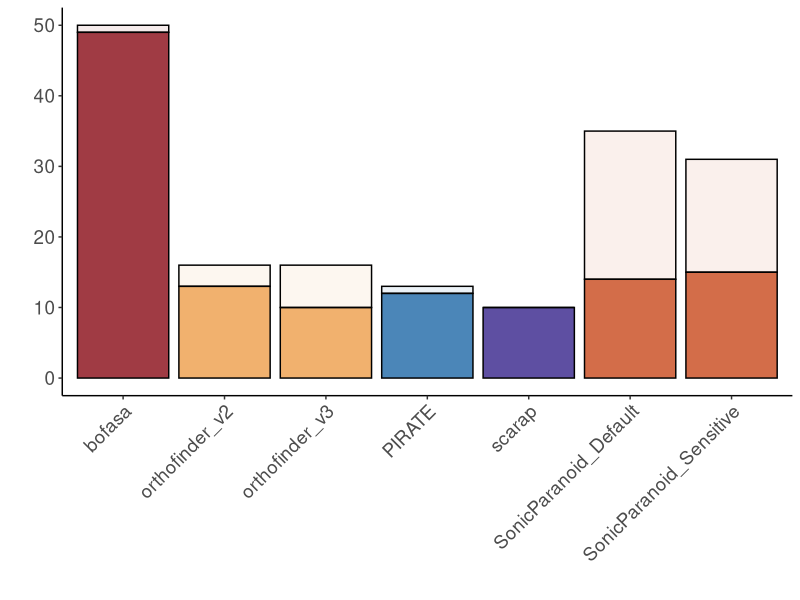
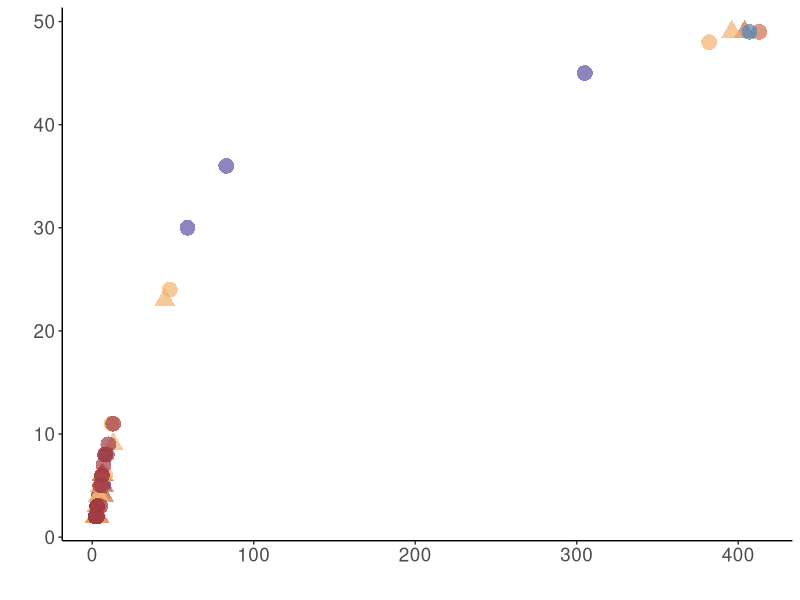
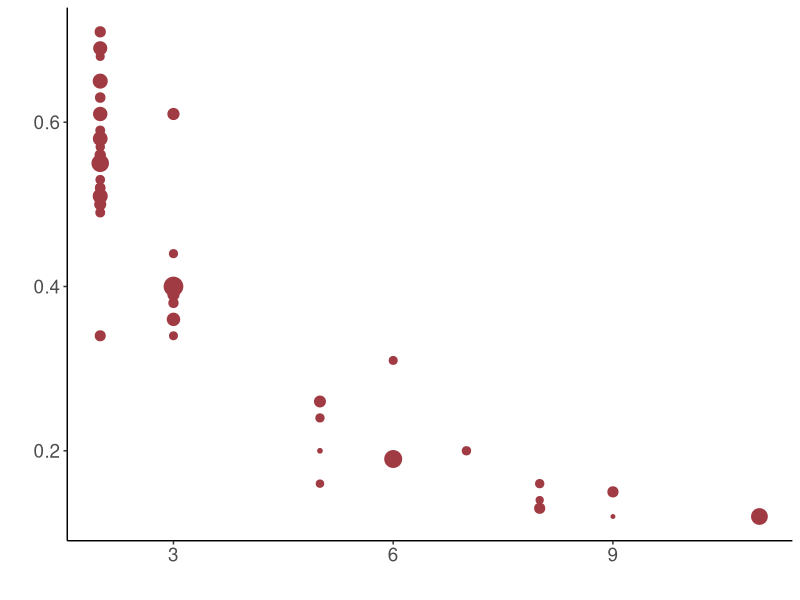
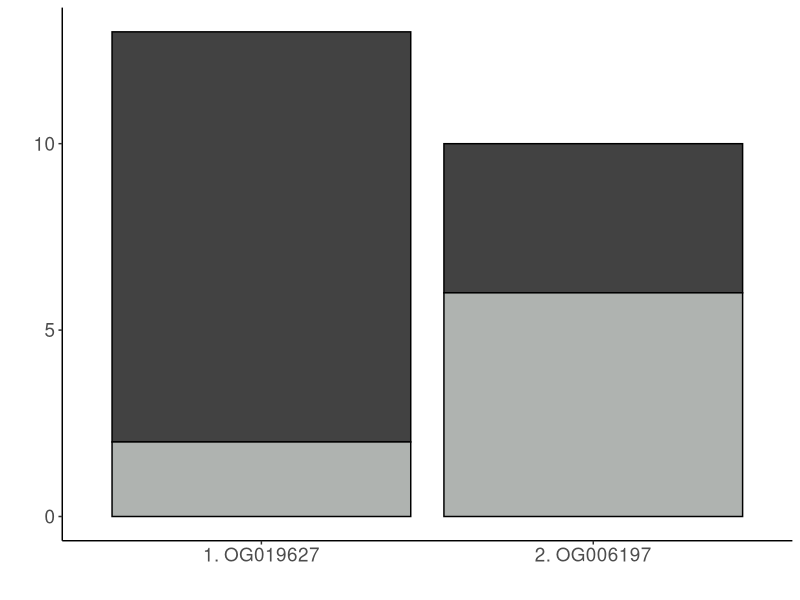

Recreate these plots in R, in order.
#setwd("/Users/raufs/Mounts/calcaneus_local/rauf/bofasa/actino_showcase_dataset/Figure2/Assess_Interesting_NRPS_Related_Domains/")

library(ggplot2)

colors <- c('#A03B44', '#F1B16E', '#F1B16E', '#4B86B8', '#5E4FA2', '#D36D49', '#D36D49')
names(colors) <- c('bofasa', 'orthofinder_v2', 'orthofinder_v3', 'PIRATE', 'scarap', 'SonicParanoid_Default', 'SonicParanoid_Sensitive')

dat1 <- read.table("Bargraph_Input.txt", header=T, sep='\t')
dat2 <- read.table("Scatterplot_Input.txt", header=T, sep='\t')
dat3 <- read.table("Entropy_Data_Bofasa.txt", header=T, sep='\t')
dat4 <- read.table("Metallophore_Barplot_Input.txt", header=T, sep='\t')

pdf("plot_a.pdf", height=4, width=3)
ggplot(dat1, aes(x=method, y=count, fill=method, alpha=alpha)) + 
  geom_bar(stat='identity', color='black', show.legend=F) + theme_classic() +
  scale_fill_manual(values=colors) + xlab("") + ylab("") + 
  theme(axis.text.x = element_text(angle = 45, vjust = 1, hjust=1)) + 
  theme(text=element_text(size=17))
dev.off()

colors <- c('#A03B44', '#F1B16E', '#4B86B8', '#5E4FA2', '#D36D49', '#A1C496')
names(colors) <- c('bofasa', 'OrthoFinder', 'PIRATE', 'SCARAP', 'SonicParanoid', 'KOfam')

dat2.bof <- dat2[dat2$method == 'bofasa',]
dat2.oth <- dat2[dat2$method != 'bofasa',]

pdf("plot_b.pdf",  height=3, width=6)
ggplot(dat2.oth, aes(color=method, shape=as.factor(method_type), x=prot_count, y=genome_count)) + 
  geom_point(alpha=0.7, show.legend=F, size=5) + geom_point(data=dat2.bof, aes(x=prot_count, y=genome_count), size=5, fill='#A03B44', alpha=0.7, show.legend=F) + theme_classic() + 
 scale_color_manual(values=colors) + xlab("") + ylab("") + 
  theme(text=element_text(size=17))
dev.off()

pdf("plot_c.pdf", height=3, width=6)
ggplot(dat3, aes(x=Number.of.genomes.with.OG, y=Context.conservation.score, size=Median.OG.length..bp.)) + 
  geom_point(show.legend=F, color='#A03B44') + theme_classic() + theme(text=element_text(size=17)) + 
  xlab("") + ylab("") 
dev.off()

pdf("plot_c.pdf", height=2.5, width=3)
ggplot(dat4, aes(x=orthogroup, y=count, fill=cat)) + geom_bar(show.legend=F, color='black', stat='identity') + xlab("") + ylab("") + scale_fill_manual(values=c("#424242", "#afb3b0")) + theme_classic() + theme(text=element_text(size=17)) 
dev.off()
#dat <- read.table("NRPS_DOG_Stats.txt", header=T, sep='\t')

#dat$prop_bgc <- dat$instances_in_bgc/dat$tot_instances
#dat$copy_avg <- dat$tot_instances/dat$len_genome_contexts

#dat.filt <- dat[dat$len_genome_contexts >= 23,]
#dat.filt <- dat.filt[dat.filt$prop_bgc >= 0.50,]

#print(head(dat))

#ggplot(dat.filt, aes(x=reorder(dog, bgc_region_length), y=bgc_region_length)) + geom_boxplot()  + theme(axis.text.x = element_text(angle = 45, vjust = 1, hjust=1))
